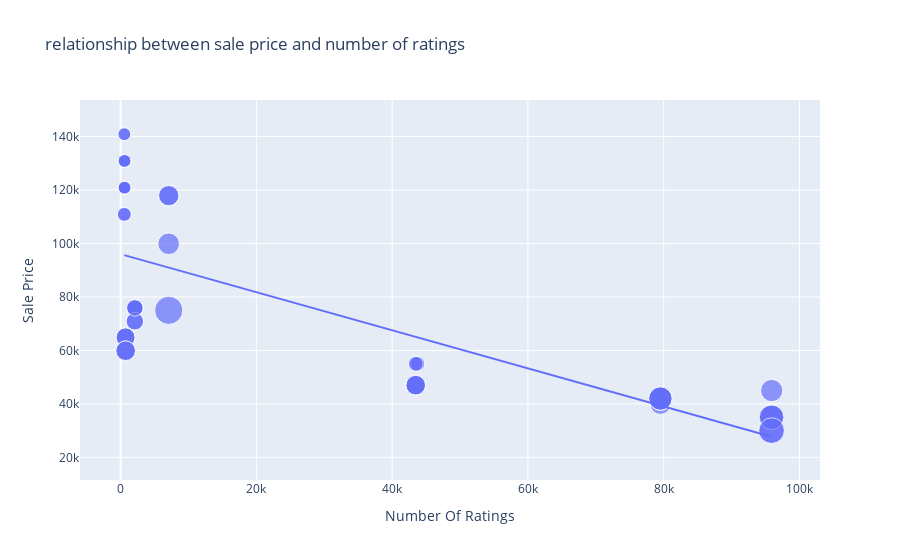

Notebook code cell kept with this figure:
### Code cell
figure = px.scatter(data_frame = data, x= "Number Of Ratings", y= "Sale Price",size= "Discount Percentage", trendline= "ols",title= "relationship between sale price and number of ratings")
figure.show()

### Figure 1 — Plotly figure (JSON) as saved in the notebook; plotly's stock layout.template omitted (floating-point values rounded to 4 significant figures)
{"data": [{"hovertemplate": "Number Of Ratings=%{x}<br>Sale Price=%{y}<br>Discount Percentage=%{marker.size}<extra></extra>", "legendgroup": "", "marker": {"color": "#636efa", "size": [0, 0, 0, 0, 0, 0, 0, 0, 0, 20, 16, 20, 20, 20, 0, 0, 0, 0, 29, 15, 0, 15, 17, 18, 6, 6, 13, 6, 14, 10, 7, 6, 6, 13, 13, 10, 10, 6, 14, 6, 10, 6, 11, 11, 10, 14, 7, 6, 6, 6, 8, 8, 24, 22, 22, 22, 8, 24, 14, 14, 14, 14], "sizemode": "area", "sizeref": 0.0725, "symbol": "circle"}, "mode": "markers", "name": "", "orientation": "v", "showlegend": false, "type": "scatter", "x": [3431, 3431, 3431, 11202, 11202, 3431, 3431, 11202, 1454, 79512, 79512, 79582, 79512, 79512, 1078, 1078, 1078, 1078, 7088, 7088, 1078, 7088, 7081, 95909, 542, 580, 740, 545, 740, 2101, 545, 580, 580, 730, 730, 2101, 2101, 580, 740, 580, 2092, 545, 2101, 2092, 2101, 740, 545, 580, 580, 580, 43707, 43707, 95807, 95909, 95807, 95909, 43470, 95909, 43470, 43470, 43470, 43470], "xaxis": "x", "y": [49900, 84900, 84900, 77000, 77000, 49900, 49900, 77000, 89900, 41999, 39999, 41999, 41999, 41999, 131900, 117100, 131900, 117100, 74999, 117900, 117100, 117900, 99900, 44999, 140900, 130900, 64900, 120900, 59900, 75900, 110900, 130900, 120900, 64900, 64900, 75900, 75900, 120900, 59900, 120900, 75900, 140900, 70900, 70900, 75900, 59900, 110900, 120900, 130900, 130900, 54999, 54999, 29999, 34999, 34999, 34999, 54999, 29999, 46999, 46999, 46999, 46999], "yaxis": "y"}, {"hovertemplate": "<b>OLS trendline</b><br>Sale Price = -0.712783 * Number Of Ratings + 96054.8<br>R<sup>2</sup>=0.492139<br><br>Number Of Ratings=%{x}<br>Sale Price=%{y} <b>(trend)</b><extra></extra>", "legendgroup": "", "marker": {"color": "#636efa", "symbol": "circle"}, "mode": "lines", "name": "", "showlegend": false, "type": "scatter", "x": [542, 545, 545, 545, 545, 580, 580, 580, 580, 580, 580, 580, 580, 730, 730, 740, 740, 740, 740, 1078, 1078, 1078, 1078, 1078, 1454, 2092, 2092, 2101, 2101, 2101, 2101, 2101, 3431, 3431, 3431, 3431, 3431, 7081, 7088, 7088, 7088, 11202, 11202, 11202, 43470, 43470, 43470, 43470, 43470, 43707, 43707, 79512, 79512, 79512, 79512, 79582, 95807, 95807, 95909, 95909, 95909, 95909], "xaxis": "x", "y": [95670.0, 95670.0, 95670.0, 95670.0, 95670.0, 95640.0, 95640.0, 95640.0, 95640.0, 95640.0, 95640.0, 95640.0, 95640.0, 95530.0, 95530.0, 95530.0, 95530.0, 95530.0, 95530.0, 95290.0, 95290.0, 95290.0, 95290.0, 95290.0, 95020.0, 94560.0, 94560.0, 94560.0, 94560.0, 94560.0, 94560.0, 94560.0, 93610.0, 93610.0, 93610.0, 93610.0, 93610.0, 91010.0, 91000.0, 91000.0, 91000.0, 88070.0, 88070.0, 88070.0, 65070.0, 65070.0, 65070.0, 65070.0, 65070.0, 64900.0, 64900.0, 39380.0, 39380.0, 39380.0, 39380.0, 39330.0, 27770.0, 27770.0, 27690.0, 27690.0, 27690.0, 27690.0], "yaxis": "y"}], "layout": {"autosize": true, "dragmode": "zoom", "legend": {"itemsizing": "constant", "tracegroupgap": 0}, "title": {"text": "relationship between sale price and number of ratings"}, "xaxis": {"anchor": "y", "autorange": false, "domain": [0, 1], "range": [-5983.0, 103000.0], "title": {"text": "Number Of Ratings"}, "type": "linear"}, "yaxis": {"anchor": "x", "autorange": false, "domain": [0, 1], "range": [11530.0, 153700.0], "title": {"text": "Sale Price"}, "type": "linear"}}}
